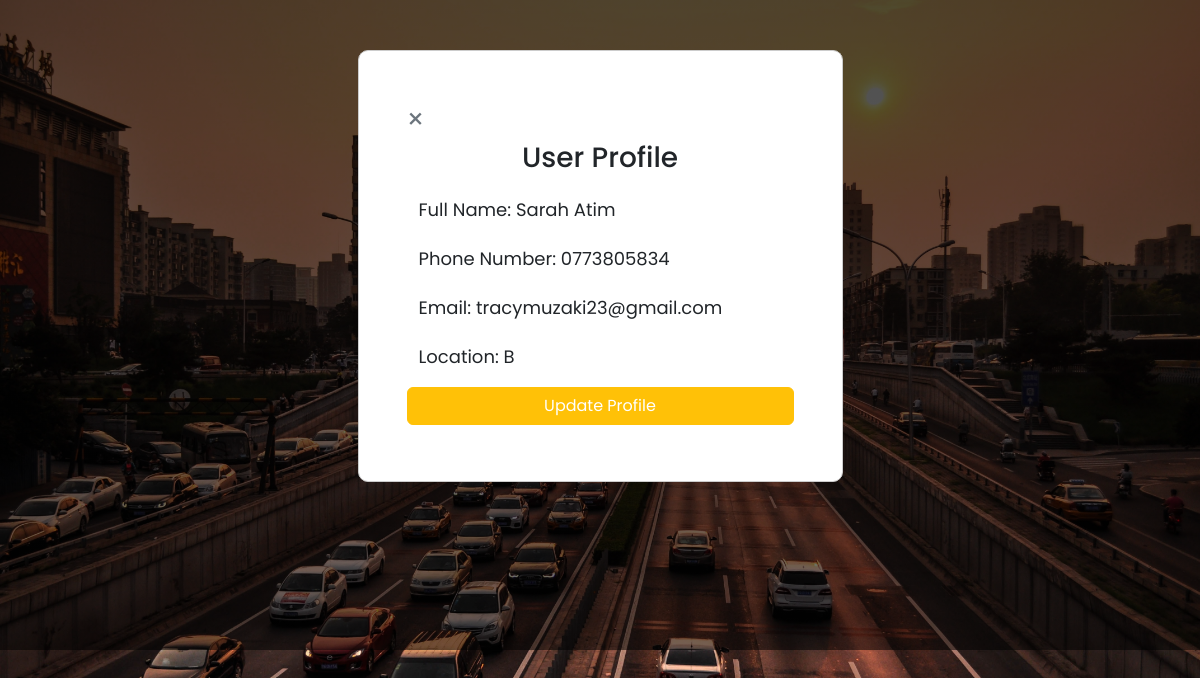
The app's page /dashboard/profile.php (signed in), older data.
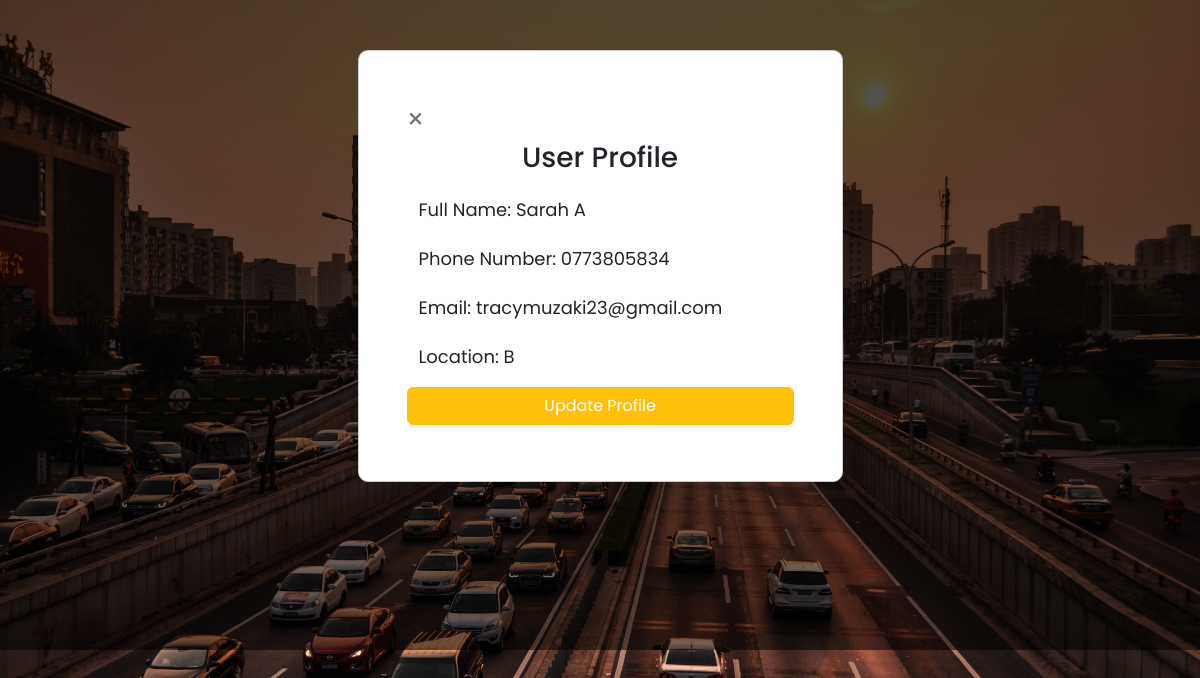
The same page, newer data.
### tables this page shows
CREATE TABLE `users` (
  `userid` int(11) NOT NULL,
  `fullname` varchar(200) NOT NULL,
  `phone` varchar(200) NOT NULL,
  `email` varchar(200) NOT NULL,
  `location` varchar(200) NOT NULL,
  `password` varchar(200) NOT NULL,
  `token` varchar(200) NOT NULL,
  `role` varchar(100) NOT NULL,
  `date_registered` varchar(100) NOT NULL
);

### dashboard/profile.php (the view, shortened to what this page needs)
<?php
include '../root/config.php';
$email   = $_SESSION['email'];
$stmt = $dbh->prepare("SELECT * FROM users WHERE email= :email");
$stmt->bindParam(':email', $email);
$stmt->execute();
$user = $stmt->fetch(PDO::FETCH_ASSOC);
?>
<!DOCTYPE html>
<html lang="en">
<head>
    <link href="https://cdn.jsdelivr.net/npm/bootstrap@5.2.3/dist/css/bootstrap.min.css" rel="stylesheet"
>
    <link rel="stylesheet" href="../src/style.css">
</head>
<body>
    <div class="overlay">
        <div class="container">
            <div class="row m-6 no-gutters">
                <div class="col-md-5 bg-white p-5" style="border-radius: 10px; border: 1px solid #ccc; display:block; margin:0 auto;">
                    <a href="javascript:history.back('dashboard')" class="text-secondary fs-3" style="text-decoration:none;"><span aria-hidden="true" >&times;</span></a>
                    <h3>User Profile</h3>
                    <div class="modal-content">
                        <form action="" method="post" enctype="multipart/form-data" class="form-style">
                            <div class="modal-body">
                                <div class="row">
                                    <div class="col-lg-12">
                                        <div class="form-group">
                                            <input class="form-control" readonly name="fullname" value="Full Name: <?php echo $user['fullname']; ?>" type="text" required />
                                        </div>
                                    </div>
                                    <div class="col-lg-12">
                                        <div class="form-group">
                                            <input class="form-control" readonly name="phone" maxlength="10" value="Phone Number: <?php echo $user['phone']; ?>" type="text" required />
                                        </div>
                                    </div>
                                    <div class="col-lg-12">
                                        <div class="form-group">
                                            <input class="form-control" readonly name="email" value="Email: <?php echo $user['email']; ?>" type="email" required />
                                        </div>
                                    </div>
                                    <div class="col-lg-12">
                                        <div class="form-group">
                                            <input class="form-control" readonly name="location" value="Location: <?php echo $user['location']; ?>" type="text" />
                                        </div>
                                    </div>
                                </div>
                                <div class="pb-2">
                                    <a class="btn btn-warning w-100 font-weight-bold mt-2" href="update_profile.php" style="text-decoration:none; color:white;margin-right:45px">Update Profile</a>
                                </div>
                            </div>
                        </form>
                    </div>
                </div>
            </div>
        </div>
    </div>
</body>
</html>

Row changes from the older to the newer data that the page shows:
changed users "Phone Number: 0773805834": fullname "Full Name: Sarah Atim" → "Full Name: Sarah A"
